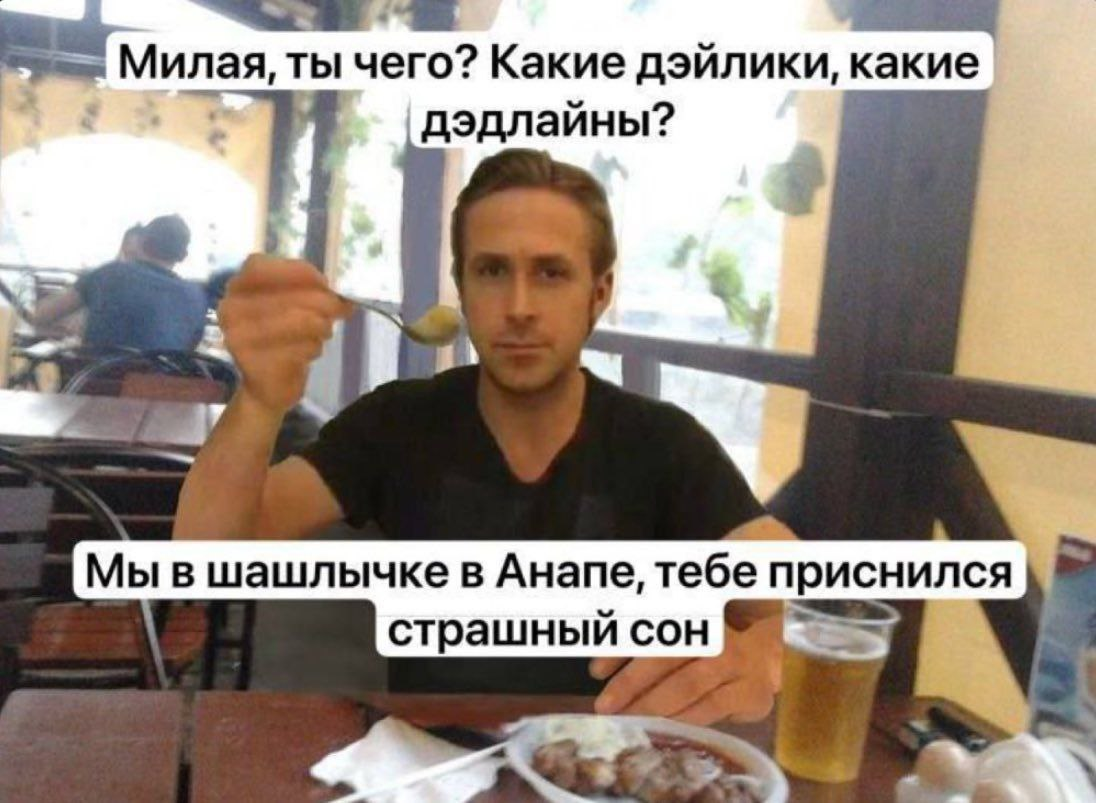
#> input picture lab1/media/anapa.jpg, 1096 x 803 px, given in place of the camera
$ python red.py
#> lines starting #> are read from the running program, lines starting #| are printed output that depends on the picture; after the words box and inside, x2 and y2 are one past the last pixel; in counts of white or black regions, pixels touching at a corner belong together
import cv2 as cv
import numpy as np

lower1 = np.array([0, 120, 70])
upper1 = np.array([10, 255, 255])
lower2 = np.array([170, 120, 70])
upper2 = np.array([179, 255, 255])

kernel = cv.getStructuringElement(cv.MORPH_ELLIPSE, (5,5))

cap = cv.VideoCapture(0)
while True:
    ok, img = cap.read()
#> img is the input picture: shape (803, 1096, 3); mean B, G, R 128, 138.8, 151.5
    if not ok:
        break
    hsv_img = cv.cvtColor(img, cv.COLOR_BGR2HSV)
#> hsv_img: shape (803, 1096, 3); mean H, S, V 41, 55.2, 153.9

    mask1 = cv.inRange(hsv_img, lower1, upper1)
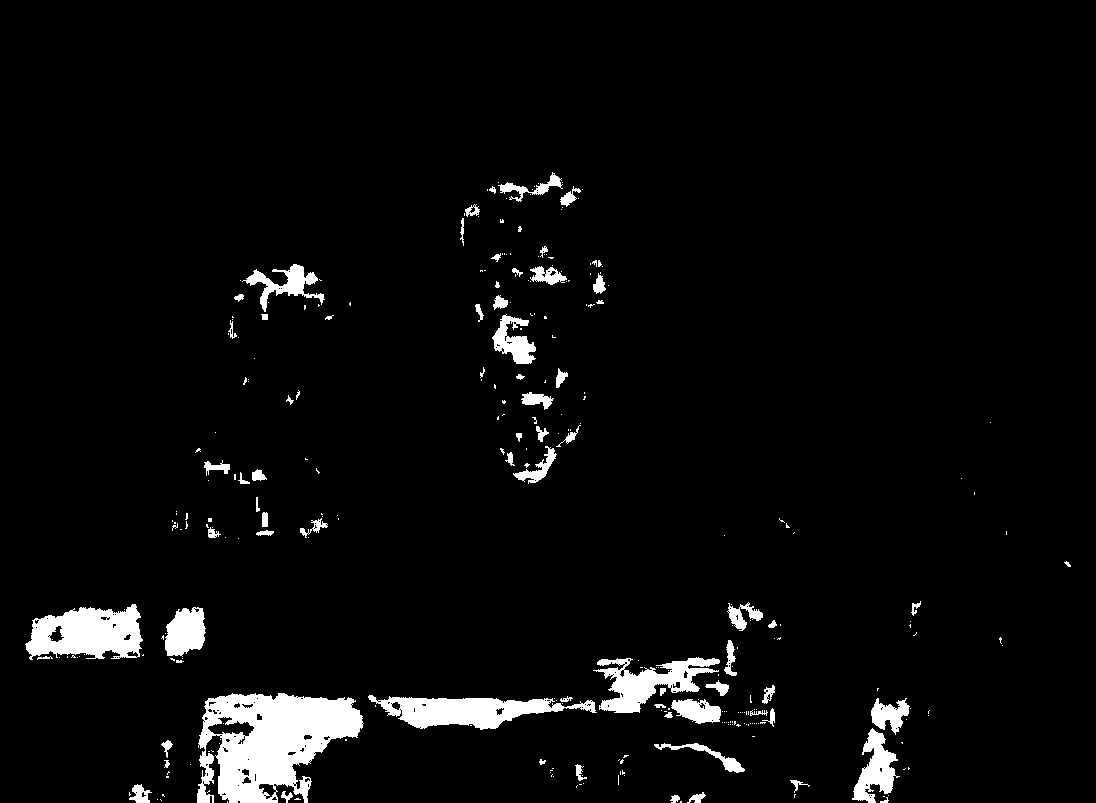
#> mask1: shape (803, 1096); 4.3% white; 302 white regions (231 under 20 px), largest, box (x1, y1, x2, y2) and area: (197, 693, 364, 803) 11558, (25, 604, 143, 660) 4532, (368, 695, 597, 730) 4072
    mask2 = cv.inRange(hsv_img, lower2, upper2)
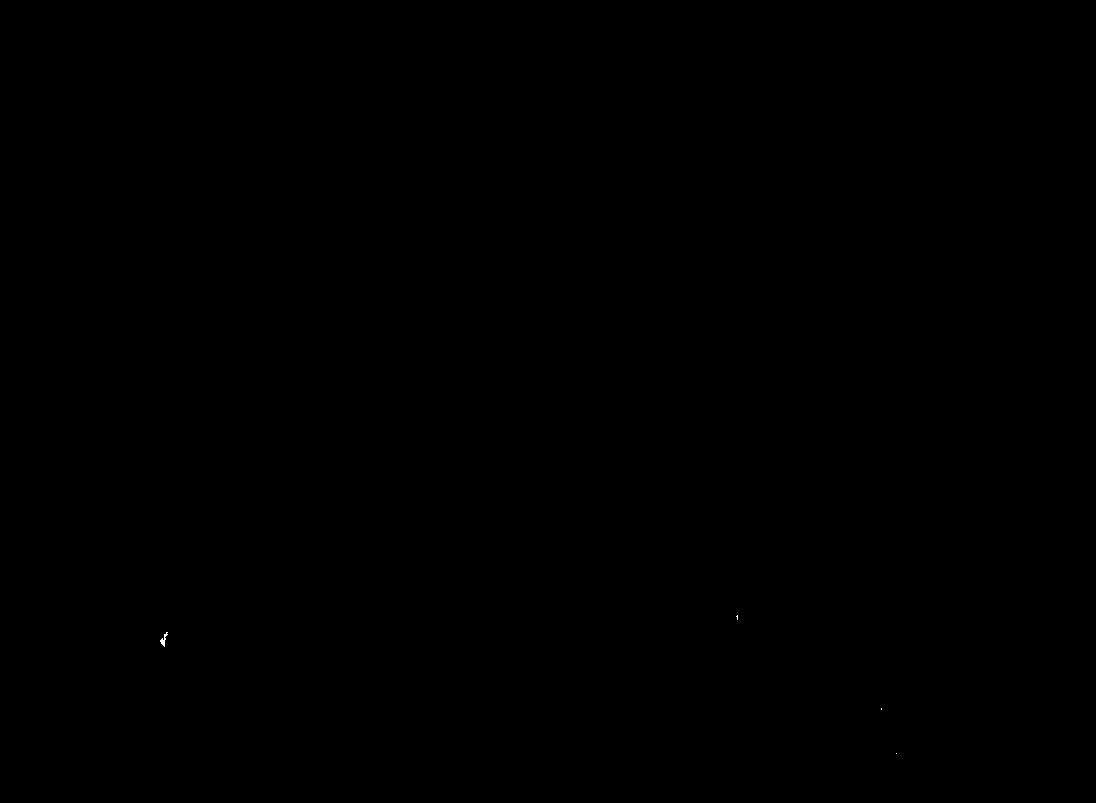
#> mask2: shape (803, 1096); 0.01% white in thin lines or dots, all inside (x1, y1, x2, y2) = (160, 615, 897, 754)
    mask = cv.bitwise_or(mask1, mask2)

    bw_filter = cv.dilate(cv.erode(mask, kernel, iterations=1), kernel, iterations=1)
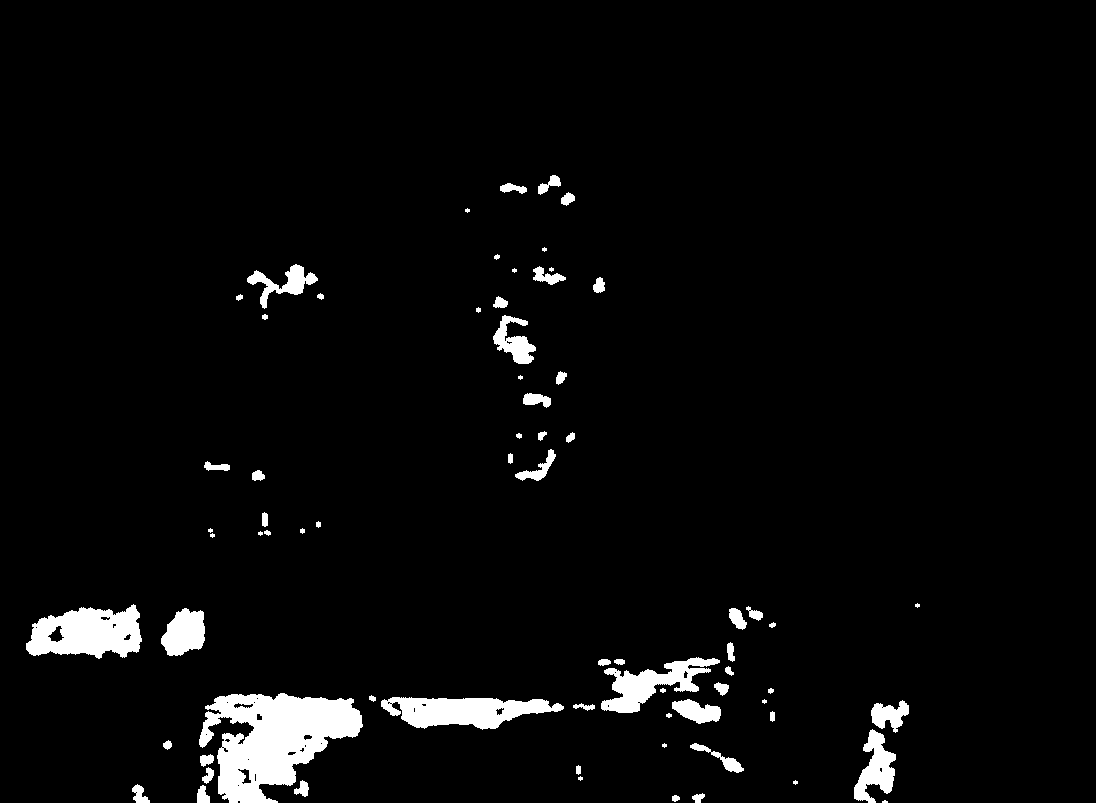
#> bw_filter: shape (803, 1096); 3.8% white; 72 white regions (14 under 20 px), largest, box (x1, y1, x2, y2) and area: (199, 693, 363, 803) 10451, (26, 604, 142, 659) 4361, (381, 697, 564, 730) 3762
    bw_filter = cv.erode(cv.dilate(bw_filter, kernel, iterations=1), kernel, iterations=1)
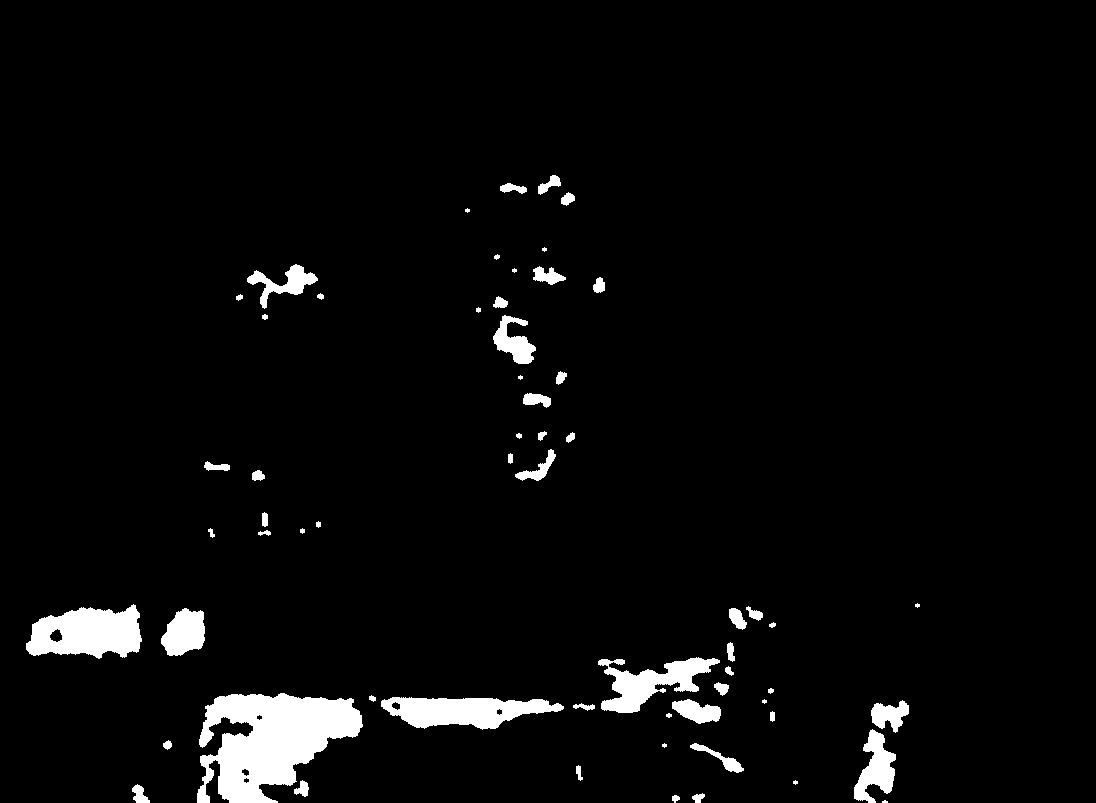
#> bw_filter: shape (803, 1096); 3.9% white; 62 white regions (9 under 20 px), largest, box (x1, y1, x2, y2) and area: (197, 693, 363, 803) 11226, (26, 604, 142, 659) 4470, (381, 697, 564, 730) 3815


    M = cv.moments(bw_filter)
#> M = moments, m00 8705700, centre m10/m00, m01/m00 = (394.5, 653.1)
    area = M['m00']
#> area = 8705700
    print(area)
#| 8705700.0
    final_img = img
    if area:
        # [4 lines of commented-out code are left out]
        if M['m00'] != 0:
            cx = int(M['m10'] / M['m00'])
#> cx = 394
            cy = int(M['m01'] / M['m00'])
#> cy = 653
            cv.circle(final_img, (cx, cy), 6, (0,255,0), -1)
#> final_img: shape (803, 1096, 3); 0.01% of pixels changed, all inside (x1, y1, x2, y2) = (388, 647, 401, 660)

        #cv.rectangle(final_img, (x, y), (x + w, y + h), (0, 0, 0), 2)
        cv.putText(final_img, f"Area: {int(area)}", (10,30), cv.FONT_HERSHEY_SIMPLEX, 0.8, (0,255,0), 2)
        cv.putText(final_img, f"Centroid: ({cx},{cy})", (10,60), cv.FONT_HERSHEY_SIMPLEX, 0.6, (0,255,0), 2)
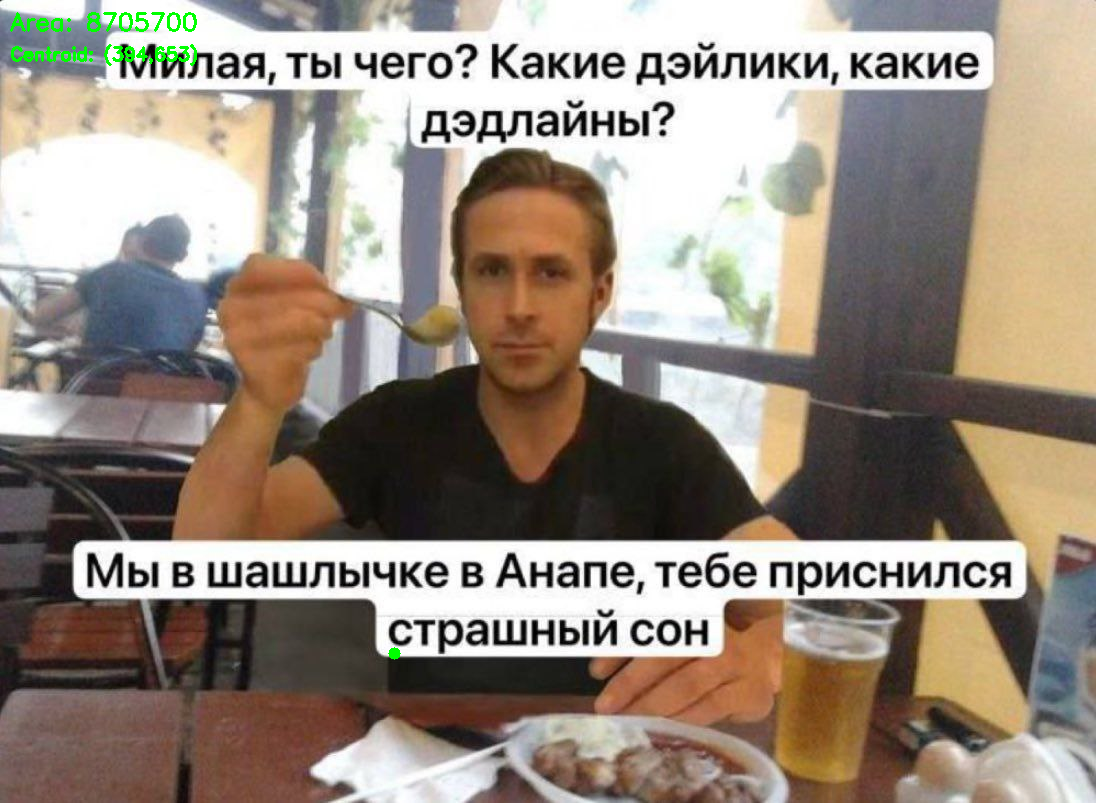
#> final_img: shape (803, 1096, 3); mean B, G, R 127.4, 139.1, 150.9
    else:
        cv.putText(final_img, "No object", (10,30), cv.FONT_HERSHEY_SIMPLEX, 0.8, (0,0,255), 2)

    cv.imshow('Find Red', final_img)

    if cv.waitKey(1) & 0xFF == ord('q'):
#> (key q is pressed here)
        break

cap.release()
cv.destroyAllWindows()

$ run again, on lab1/media/redcurrant.jpg
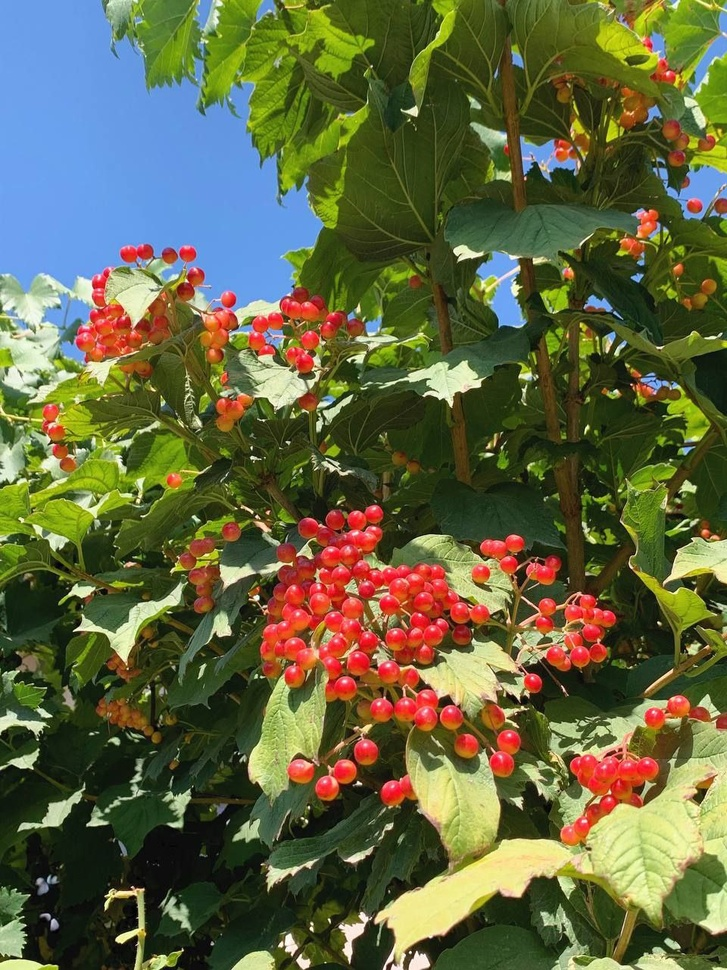
#> input picture lab1/media/redcurrant.jpg, 727 x 970 px, shrunk from 960 x 1280 before the run, given in place of the camera
#> img is the input picture: shape (970, 727, 3); mean B, G, R 65.7, 101.2, 97.8
#> hsv_img: shape (970, 727, 3); mean H, S, V 46.8, 153.2, 121.7
#> `mask1 = cv.inRange(hsv_img, lower1, upper1)`:
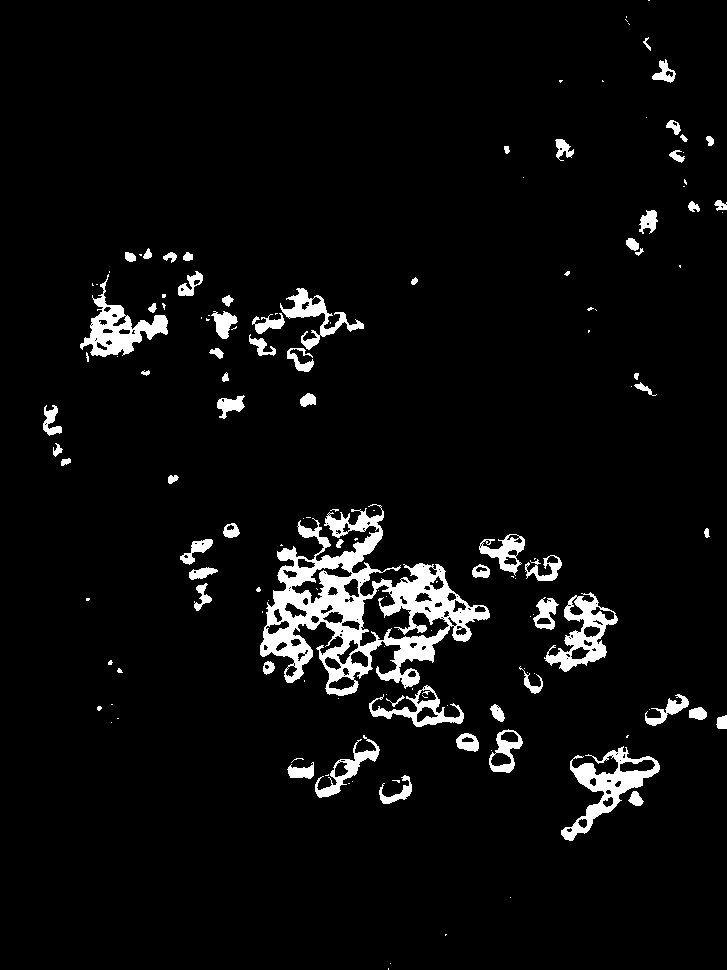
#> mask1: shape (970, 727); 5.1% white; 145 white regions (78 under 20 px), largest, box (x1, y1, x2, y2) and area: (260, 504, 490, 696) 14437, (561, 746, 660, 841) 2643, (80, 274, 168, 357) 2352
#> mask2: shape (970, 727); 1.6% white; 174 white regions (67 under 20 px), largest, box (x1, y1, x2, y2) and area: (316, 525, 367, 561) 683, (388, 612, 449, 639) 577, (360, 567, 413, 596) 565
#> mask: shape (970, 727); 6.7% white; 121 white regions (57 under 20 px), largest, box (x1, y1, x2, y2) and area: (260, 504, 490, 696) 20011, (561, 746, 660, 841) 3496, (76, 269, 168, 357) 2905
#> M = moments, m00 11953890, centre m10/m00, m01/m00 = (387.6, 571.3)
#> area = 11953890
#| 11953890.0
#> cx = 387
#> cy = 571
#> `cv.putText(final_img, f"Centroid: ({cx},{cy})", (10,60), cv.FONT_HERSH..`:
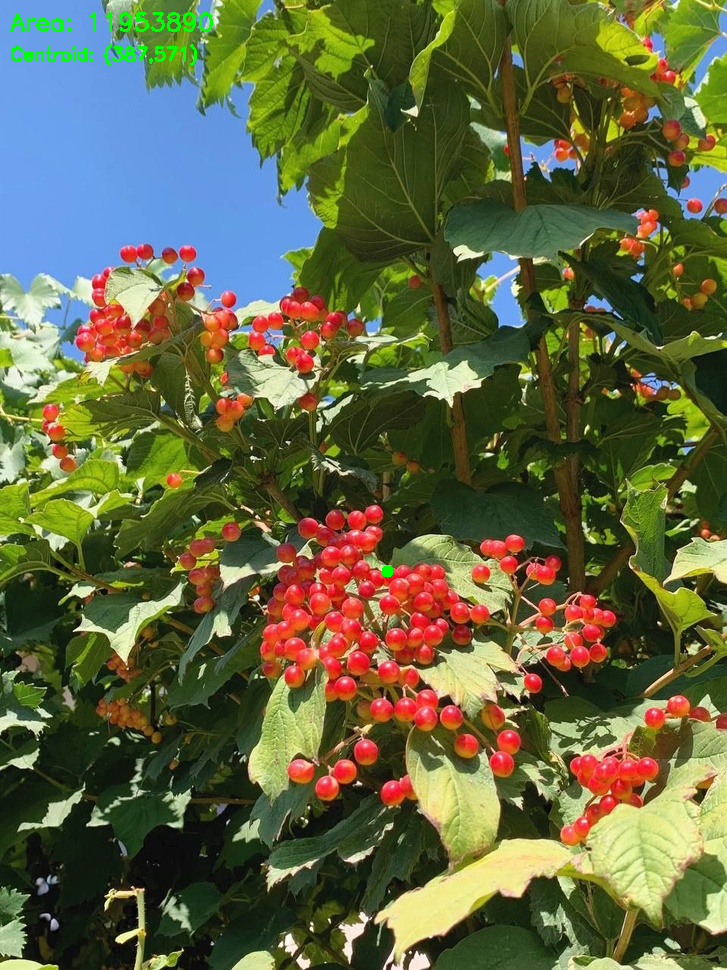
#> final_img: shape (970, 727, 3); mean B, G, R 65.1, 101.7, 97.3

$ run again, on lab1/media/one_word.png
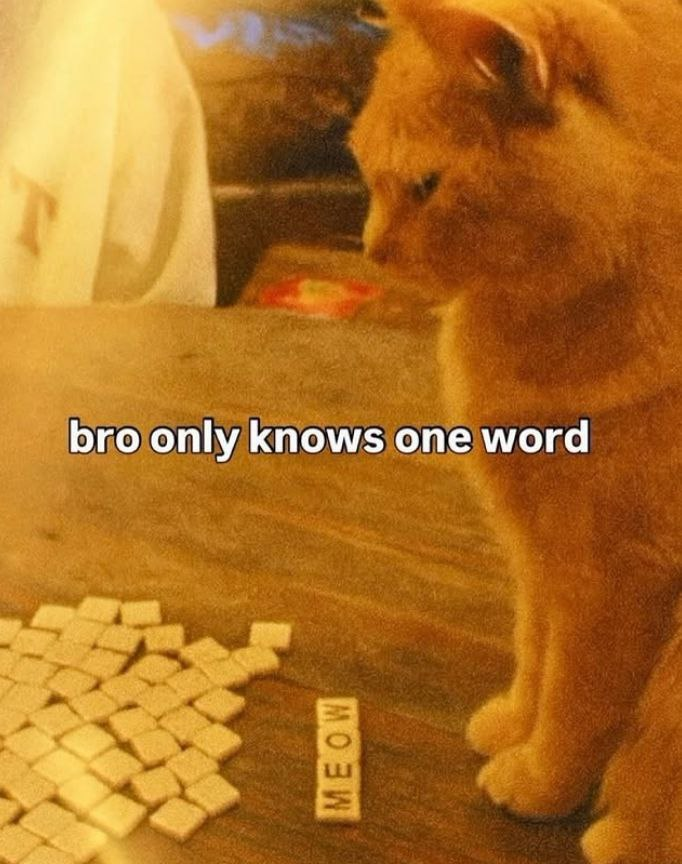
#> input picture lab1/media/one_word.png, 682 x 864 px, given in place of the camera
#> img is the input picture: shape (864, 682, 3); mean B, G, R 35.3, 111.7, 174.7
#> hsv_img: shape (864, 682, 3); mean H, S, V 16.9, 209.6, 174.7
#> `mask1 = cv.inRange(hsv_img, lower1, upper1)`:
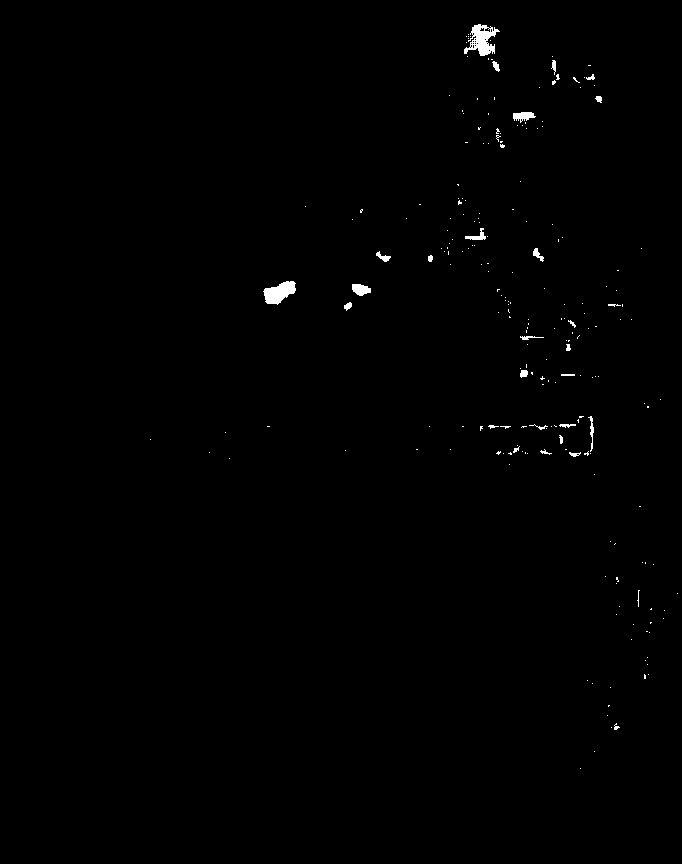
#> mask1: shape (864, 682); 0.48% white; 222 white regions (194 under 20 px), largest, box (x1, y1, x2, y2) and area: (464, 24, 500, 56) 583, (263, 281, 296, 305) 486, (352, 284, 371, 296) 165
#> mask2: shape (864, 682); every value is 0
#> M = moments, m00 367710, centre m10/m00, m01/m00 = (403.1, 193.5)
#> area = 367710
#| 367710.0
#> cx = 403
#> cy = 193
#> `cv.putText(final_img, f"Centroid: ({cx},{cy})", (10,60), cv.FONT_HERSH..`:
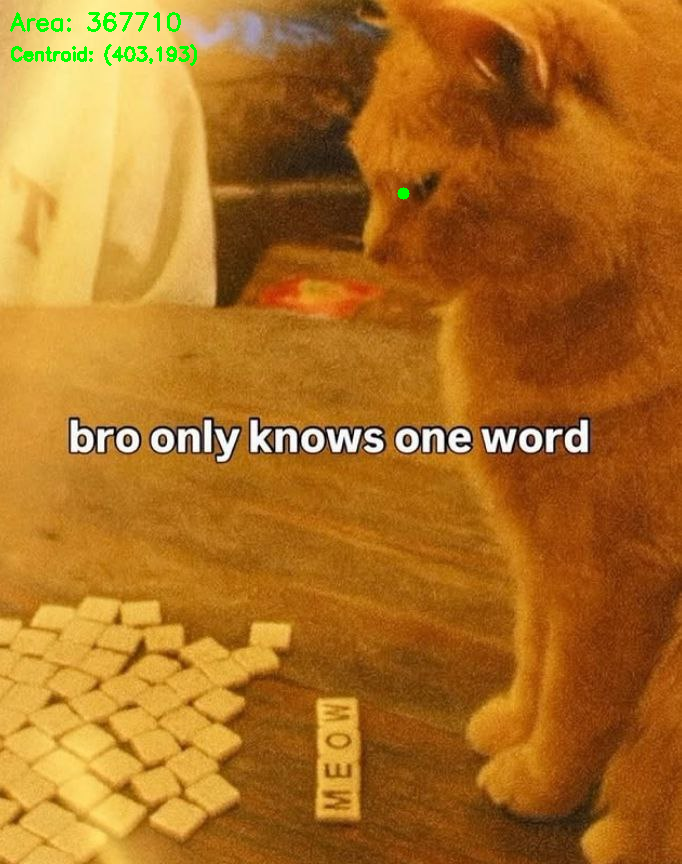
#> final_img: shape (864, 682, 3); mean B, G, R 34.8, 111.9, 173.7
